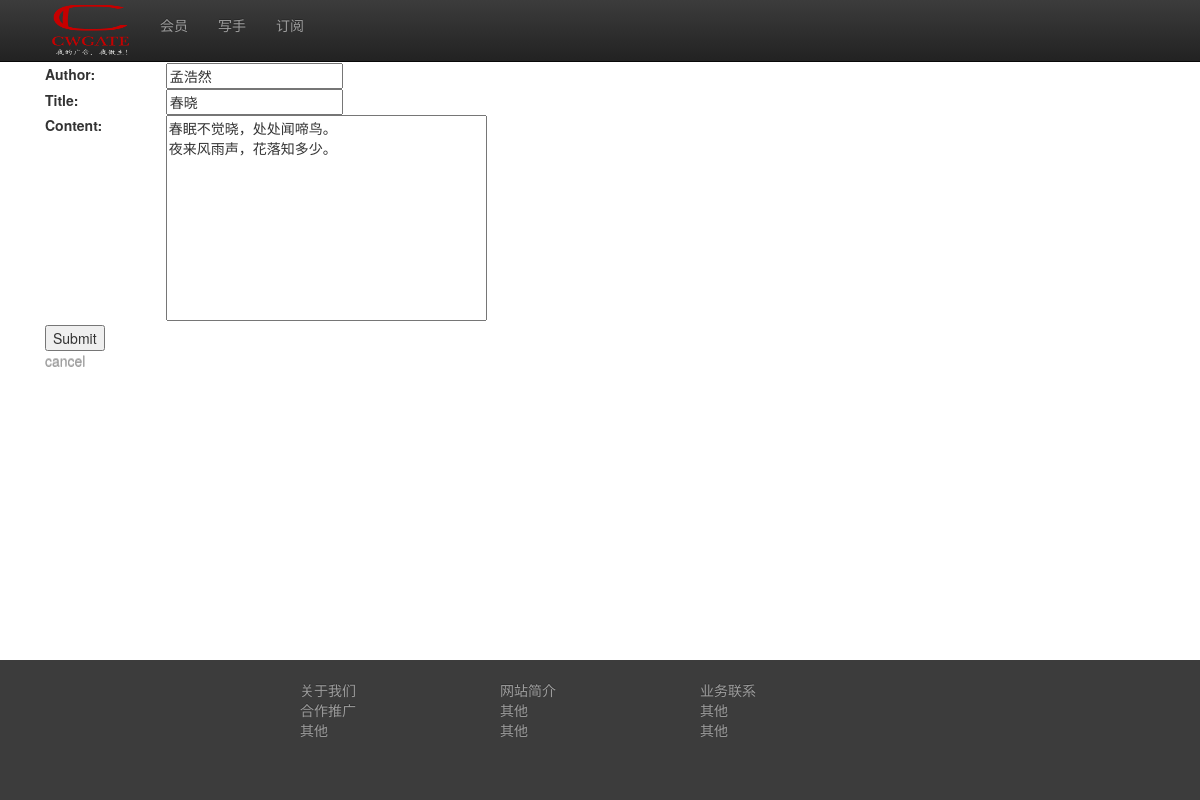
Screenshot of /internal/content/article/edit/1/ (signed in) with the database file from the repository.
### content/models.py (models this page shows, shortened)
class Article(models.Model):
    category = models.ForeignKey(Category)
    title = models.CharField(max_length=120)
    author = models.CharField(max_length=30)
    body = models.TextField('Content')
    added = models.DateTimeField('date added',null=True,auto_now_add=True)

### content/views.py (the view)
# urls.py: url(r'article/edit/(?P<aid>[0-9]+)/$', views.editarticle, name='editarticle'),
@login_required
def editarticle(request, aid):
    err = ''
    article = Article.objects.get(id=aid)
    if request.method == 'POST':
        form = ArticleForm(request.POST)
        if form.is_valid():
            author = form.cleaned_data['author']
            title = form.cleaned_data['title']
            body = form.cleaned_data['body']
            article.author = author
            article.title = title
            article.body = body
            article.save()
            return redirect('/internal/content/article/list/')
        else:
            return HttpResponse('Error')
    else:
        form = ArticleForm()
    context = {
        'form': form,
        'article': Article.objects.get(id=aid),
        'err': err
    }
    return render(request, 'editarticle.html', context=context)

### content/forms.py
class ArticleForm(forms.Form):
    category = NoValidateField(label='category', choices=[])
    author = forms.CharField(max_length=30)
    title = forms.CharField(max_length=100)
    body = forms.CharField(widget=forms.Textarea)

### content/templates/editarticle.html (shortened to what this page needs)
{% extends "base.html" %}
{% block content %}
<h2>Edit an article</h2>
<form action="/internal/content/article/edit/{{ article.id }}/" method="post">
<table cols="2" width="800">
<tr>
    <td><label for="id_author">Author:</label></td>
    <td><input id="id_author" maxlength="200" name="author" type="text" value="{{ article.author }}"/></td>
</tr>
<tr>
    <td><label for="id_title">Title:</label></td>
    <td><input id="id_title" maxlength="200" name="title" type="text" value="{{ article.title }}"/></td>
</tr>
<tr>
    <td valign="top"><label for="id_body">Content:</label></td>
    <td><textarea cols="40" id="id_body" name="body" rows="10">{{ article.body }}</textarea></td>
</tr>
</table>
    <input type="submit" value="Submit">
</form>
<p><a href="{% url 'listarticle' %}">cancel</a></p>
{% endblock %}

### static/media/css/main.css (style rules this page uses)
textarea { resize: none; }

### editor/templates/base.html (style rules this page uses)
html, body { height: 100%; }
a { text-shadow: 0 -1px 0 rgba(0, 0, 0, 0.25); color: #9d9d9d; text-decoration: none; }

### rows the page displays
Article: author "孟浩然", title "春晓", body "春眠不觉晓，处处闻啼鸟。 夜来风雨声，花落知多少。"
